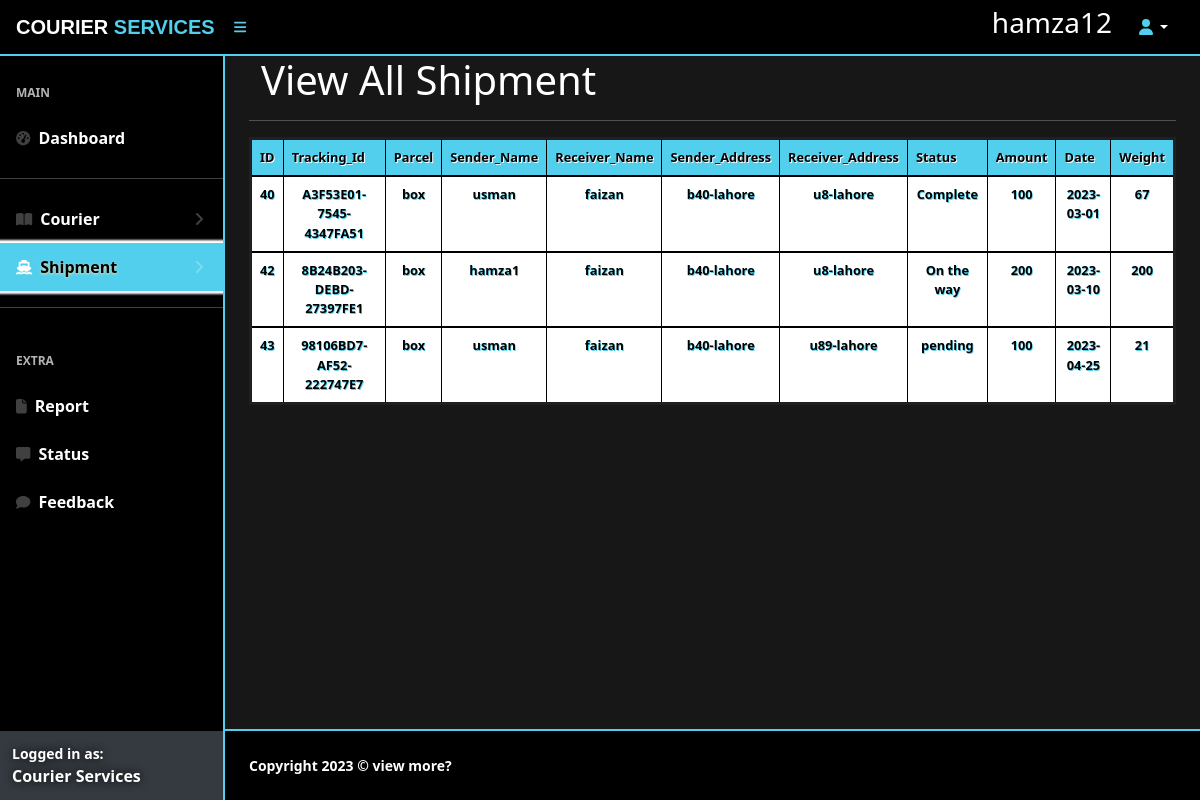
/agent/viewship.php (signed in), run on the app's committed database.
### tables this page shows
CREATE TABLE `courier_details` (
  `id` int(255) NOT NULL,
  `parcel` varchar(255) NOT NULL,
  `sender_name` varchar(255) NOT NULL,
  `sender_address` varchar(255) NOT NULL,
  `sender_email` varchar(255) NOT NULL,
  `reciever_name` varchar(255) NOT NULL,
  `reciever_address` varchar(255) NOT NULL,
  `branch` varchar(255) NOT NULL,
  `weight` int(255) NOT NULL,
  `height` int(255) NOT NULL,
  `sender_contact` varchar(255) NOT NULL,
  `tracking_id` varchar(255) NOT NULL,
  `status` varchar(255) NOT NULL,
  `amount` int(255) NOT NULL,
  `date` date NOT NULL DEFAULT current_timestamp()
);

### agent/viewship.php (the view, shortened to what this page needs)
<?php
include 'connection.php';
$u_name=$_SESSION['agent'];
$query1="SELECT * FROM `cagent` WHERE 	user_name='$u_name'";
$con=mysqli_query($connect,$query1);
$fetch=mysqli_fetch_assoc($con);
$b=$fetch['branch'];
$query="SELECT * FROM `courier_details` where `branch`='$b'";
$select=mysqli_query($connect,$query);
?>
<!DOCTYPE html>
<html lang="en">
    <head>
        <?php echo '<link href="https://cdn.jsdelivr.net/npm/simple-datatables@latest/dist/style.css" rel="stylesheet" />
        <link href="css/styles.css" rel="stylesheet" />
        <link href="admin.css" rel="stylesheet" />
        <script src="https://kit.fontawesome.com/e613a04307.js"></script>
        <script src="https://use.fontawesome.com/releases/v6.1.0/js/all.js"></script>'
    ?>
        </head>
    <body class="sb-nav-fixed">
        <nav class="sb-topnav navbar navbar-expand">
            <a class="navbar-brand ps-3" href="index.php">COURIER <span class="ser">SERVICES</span></a>
            <button class="btn btn-link btn-sm order-1 order-lg-0 me-4 me-lg-0" id="sidebarToggle" href="#!"><i class="fas fa-bars"></i></button>
            <form class="d-none d-md-inline-block form-inline ms-auto me-0 me-md-3 my-2 my-md-0">
                <div class="input-group">
                 <h3><?php echo $_SESSION['agent']?></h3>
                </div>
            </form>
            <ul class="navbar-nav ms-auto ms-md-0 me-3 me-lg-4">
                <li class="nav-item dropdown">
                    <a class="nav-link dropdown-toggle" id="navbarDropdown" href="#" role="button" data-bs-toggle="dropdown" aria-expanded="false"><i class="fas fa-user fa-fw"></i></a>
                </li>
            </ul>
        </nav>
        <div id="layoutSidenav">
            <div id="layoutSidenav_nav">
                <nav class="sb-sidenav accordion sb-sidenav-dark" id="sidenavAccordion">
                    <div class="sb-sidenav-menu">
                        <div class="nav">
                            <div class="sb-sidenav-menu-heading">Main</div>
                            <a class="nav-link" href="index.php">
                                <div class="sb-nav-link-icon"><i class="fas fa-tachometer-alt"></i></div>
                                Dashboard
                            </a>
                            <hr>
                            <a class="nav-link collapsed" href="#" data-bs-toggle="collapse" data-bs-target="#collapsePages" aria-expanded="false" aria-controls="collapsePages">
                                <div class="sb-nav-link-icon"><i class="fas fa-book-open"></i></div>
                                Courier
                                <div class="sb-sidenav-collapse-arrow"><i class="fas fa-angle-down"></i></div>
                            </a>
                                    <a class="nav-link collapsed active" href="#" data-bs-toggle="collapse" data-bs-target="#collapsePages1" aria-expanded="false" aria-controls="collapsePages1">
                                <div class="sb-nav-link-icon"><i class="fas fa-ship"></i></div>
                                Shipment
                                <div class="sb-sidenav-collapse-arrow"><i class="fas fa-angle-down"></i></div>
                            </a>
<hr>
                            <div class="sb-sidenav-menu-heading">Extra</div>
                            <a class="nav-link" href="report.php">
                                <div class="sb-nav-link-icon"><i class="fa-solid fa-file"></i></div>
                                Report
                            </a>
                            <a class="nav-link" href="status.php">
                                <div class="sb-nav-link-icon"><i class="fas fa-message"></i></div>
                                Status
                            </a>
                            <a class="nav-link" href="feedback.php">
                                <div class="sb-nav-link-icon"><i class="fas fa-comment"></i></div>
                                Feedback
                            </a>
                        </div>
                    </div>
                    <div class="sb-sidenav-footer">
                        <div class="small">Logged in as:</div>
                        Courier Services
                    </div>
                </nav>
            </div>
            <div id="layoutSidenav_content">
                <main>
                <div class="container-fluid px-4">
                <h1 class="container">View All Shipment</h1>
<hr>
                <table class="table1 dataTable-table container">
  <thead>
    <tr>
      <th scope="col"class="th">ID</th>
      <th scope="col"class="th">Tracking_Id</th>
      <th scope="col"class="th">Parcel</th>
      <th scope="col"class="th">Sender_Name</th>
      <th scope="col"class="th">Receiver_Name</th>
      <th scope="col"class="th">Sender_Address</th>
      <th scope="col"class="th">Receiver_Address</th>
      <th scope="col"class="th">Status</th>
      <th scope="col"class="th">Amount</th>
      <th scope="col"class="th">Date</th>
      <th scope="col"class="th">Weight</th>
    </tr>
  </thead>
  <?php
  while($row=mysqli_fetch_assoc($select))
  {
      echo '
      <tbody>
      <tr>
        <td>'.$row['id'].'</td>
        <td>'.$row['tracking_id'].'</td>
        <td>'.$row['parcel'].'</td>
        <td>'.$row['sender_name'].'</td>
        <td>'.$row['reciever_name'].'</td>
        <td>'.$row['sender_address'].'</td>
        <td>'.$row['reciever_address'].'</td>
        <td>'.$row['status'].'</td>
        <td>'.$row['amount'].'</td>
        <td>'.$row['date'].'</td>
        <td>'.$row['weight'].'</td>
      </tr>'
      ;
  }
  ?>
</tbody>
</table>
</div>
<br>
                </main>
                <footer class="py-4 mt-auto">
                    <div class="container-fluid px-4">
                        <div class="d-flex align-items-center justify-content-between small">
                            <div class="text-muted">Copyright  2023 &copy; view more?</div>
                        </div>
                    </div>
                </footer>
            </div>
        </div>
    </body>
</html>

### agent/admin.css (style rules this page uses)
:root { --blood: #51CFED; --oryel: rgb(159, 100, 0); --purple: rgb(76, 0, 147); --green: rgb(23, 90, 0); --blue:#0057da ; --black: rgba(0, 0, 0, 0.911); --yellow: rgb(255, 208, 0); --bs-blue: #0d6efd; --bs-indigo: #6610f2; --bs-purple: #6f42c1; --bs-pink: #d63384; --bs-red: #dc3545; --bs-orange: #fd7e14; --bs-yellow: #ffc107; --bs-green: #198754; --bs-teal: #20c997; --bs-cyan: #0dcaf0; --bs-white: #fff; --bs-gray: var(--black); --bs-gray-dark: #343a40; --bs-gray-100: #f8f9fa; --bs-gray-200: #e9ecef; --bs-gray-300: #dee2e6; --bs-gray-400: #ced4da; --bs-gray-500: #adb5bd; --bs-gray-600: var(--black); --bs-gray-700: #495057; --bs-gray-800: #343a40; --bs-gray-900: #212529; --bs-primary: #0d6efd; --bs-secondary: var(--black); --bs-success: #198754; --bs-info: #0dcaf0; --bs-warning: #ffc107; --bs-danger: #dc3545; --bs-light: #f8f9fa; --bs-dark: #212529; --bs-primary-rgb: 13, 110, 253; --bs-secondary-rgb: 108, 117, 125; --bs-success-rgb: 25, 135, 84; --bs-info-rgb: 13, 202, 240; --bs-warning-rgb: 255, 193, 7; --bs-danger-rgb: 220, 53, 69; --bs-light-rgb: 248, 249, 250; --bs-dark-rgb: 33, 37, 41; --bs-white-rgb: 255, 255, 255; --bs-black-rgb: 0, 0, 0; --bs-body-color-rgb: 33, 37, 41; --bs-body-bg-rgb: 255, 255, 255; --bs-font-sans-serif: system-ui, -apple-system, "Segoe UI", Roboto, "Helvetica Neue", Arial, "Noto Sans", "Liberation Sans", sans-serif, "Apple Color Emoji", "Segoe UI Emoji", "Segoe UI Symbol", "Noto Color Emoji"; --bs-font-monospace: SFMono-Regular, Menlo, Monaco, Consolas, "Liberation Mono", "Courier New", monospace; --bs-gradient: linear-gradient(180deg, rgba(255, 255, 255, 0.15), rgba(255, 255, 255, 0)); --bs-body-font-family: var(--bs-font-sans-serif); --bs-body-font-size: 1rem; --bs-body-font-weight: 400; --bs-body-line-height: 1.5; --bs-body-color: #212529; --bs-body-bg: #fff; }
p,ul,li { color: white; }
.fa-bars ,.fa-fw { color: var(--blood); }
.table1 { border: 3px solid rgb(32, 32, 32); }
.ser { color: var(--blood); text-shadow: 0px 1px 1px rgb(0, 0, 0), 0px -1px 1px rgb(0, 0, 0),1px 0px 1px rgb(0, 0, 0),-1px 0px 1px rgb(0, 0, 0); }

### data on the page
courier_details: id "40", tracking "A3F53E01-7545-4347FA51", parcel "box", sender_name "usman", reciever_name "faizan", sender_address "b40-lahore", reciever_address "u8-lahore", status "Complete", amount "100", date "2023-03-01", weight "67"
courier_details: id "42", tracking "8B24B203-DEBD-27397FE1", parcel "box", sender_name "hamza1", reciever_name "faizan", sender_address "b40-lahore", reciever_address "u8-lahore", status "On the way", amount "200", date "2023-03-10", weight "200"
courier_details: id "43", tracking "98106BD7-AF52-222747E7", parcel "box", sender_name "usman", reciever_name "faizan", sender_address "b40-lahore", reciever_address "u89-lahore", status "pending", amount "100", date "2023-04-25", weight "21"

### other printed values
$_SESSION['agent'] "hamza12"
